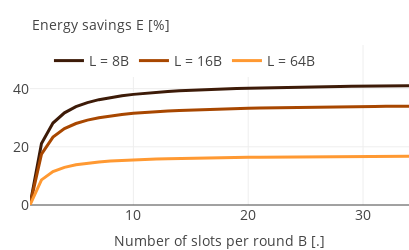

The code cell stored with this chart in its notebook:
### Code cell
fig = plot_energy_savings()
custom_layout = {
    "title":None,
    "width":0.8*linewidth_px,
    "height":250,
    "font":{"size":14},
    "margin":dict(l=30, r=0, t=45, b=45),
    "xaxis":{'title':{'font':{'size':14}},
            },
    "yaxis":{'range':[0,55]},
    "legend":{'font':{'size':14}}
}
fig.update_layout(custom_layout)
fig.show()

# Save the figure
# plot_filename = "energy_savings.pdf"
# fig.write_image(str(plot_path/plot_filename))

### Figure 1 — Plotly figure (JSON) as saved in the notebook; plotly's stock layout.template omitted (floating-point values rounded to 4 significant figures)
{"data": [{"line": {"color": "#3D1B08", "width": 3}, "mode": "lines", "name": "L = 8B", "type": "scatter", "x": [1, 2, 3, 4, 5, 6, 7, 8, 9, 10, 11, 12, 13, 14, 15, 16, 17, 18, 19, 20, 21, 22, 23, 24, 25, 26, 27, 28, 29, 30, 31, 32, 33, 34], "y": [0, 21.13, 28.17, 31.69, 33.8, 35.21, 36.21, 36.97, 37.56, 38.03, 38.41, 38.73, 39.0, 39.23, 39.43, 39.61, 39.76, 39.9, 40.03, 40.14, 40.24, 40.33, 40.41, 40.49, 40.56, 40.63, 40.69, 40.74, 40.79, 40.84, 40.89, 40.93, 40.97, 41.01]}, {"line": {"color": "#A84700", "width": 3}, "mode": "lines", "name": "L = 16B", "type": "scatter", "x": [1, 2, 3, 4, 5, 6, 7, 8, 9, 10, 11, 12, 13, 14, 15, 16, 17, 18, 19, 20, 21, 22, 23, 24, 25, 26, 27, 28, 29, 30, 31, 32, 33, 34], "y": [0, 17.51, 23.34, 26.26, 28.01, 29.18, 30.01, 30.64, 31.12, 31.51, 31.83, 32.1, 32.32, 32.51, 32.68, 32.83, 32.95, 33.07, 33.17, 33.26, 33.35, 33.42, 33.49, 33.56, 33.61, 33.67, 33.72, 33.76, 33.81, 33.85, 33.88, 33.92, 33.95, 33.98]}, {"line": {"color": "#FF9932", "width": 3}, "mode": "lines", "name": "L = 64B", "type": "scatter", "x": [1, 2, 3, 4, 5, 6, 7, 8, 9, 10, 11, 12, 13, 14, 15, 16, 17, 18, 19, 20, 21, 22, 23, 24, 25, 26, 27, 28, 29, 30, 31, 32, 33, 34], "y": [0, 8.634, 11.51, 12.95, 13.81, 14.39, 14.8, 15.11, 15.35, 15.54, 15.7, 15.83, 15.94, 16.04, 16.12, 16.19, 16.25, 16.31, 16.36, 16.41, 16.45, 16.48, 16.52, 16.55, 16.58, 16.6, 16.63, 16.65, 16.67, 16.69, 16.71, 16.73, 16.75, 16.76]}], "layout": {"annotations": [{"showarrow": false, "text": "Energy savings E [%]", "x": 0, "xanchor": "left", "xref": "paper", "y": 1.2, "yref": "paper"}], "font": {"size": 14}, "height": 250, "legend": {"font": {"size": 14}, "orientation": "h", "x": 0.05, "y": 1}, "margin": {"b": 45, "l": 30, "r": 0, "t": 45}, "title": {}, "width": 409.6, "xaxis": {"title": {"font": {"size": 14}, "text": "Number of slots per round B [.]"}}, "yaxis": {"range": [0, 55]}}}
